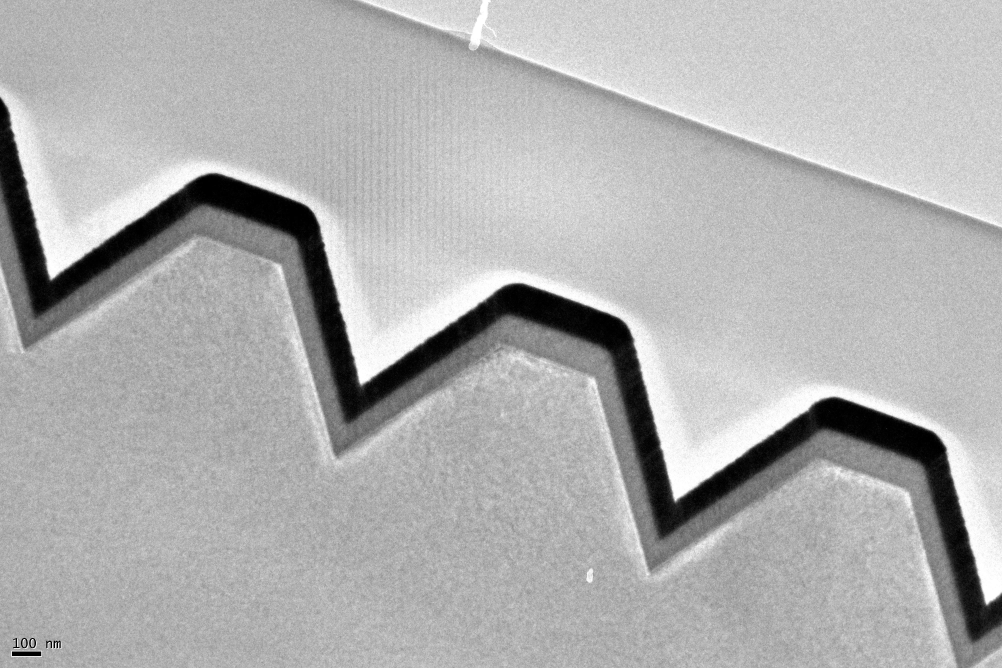
#> input picture mediums.jpg, 4008 x 2672 px, found by its file name (shown at 1/4 size)
$ jupyter execute --allow-errors Canny.ipynb   (shell and % lines are left out)   (Python 2 division)   (older library calls are emulated)
#> lines starting #> are read from the running program, lines starting #| are printed output that depends on the picture; after the words box and inside, x2 and y2 are one past the last pixel; in counts of white or black regions, pixels touching at a corner belong together
[cell 1]
# loading llibraries
import inspect
from PIL import *
from IPython.html.widgets import FloatSliderWidget as FloatSlider
from IPython.html.widgets import interactive
from skimage import feature
from cv2 import Canny
import numpy as np
import scipy
from matplotlib import pyplot as plt
from math import hypot, pi, cos, sin
import cv2

[cell 2]
# loading required image files
img = cv2.imread('C:\\Users\\Dmi\\Desktop\\MatLab\\Python scripts\\PhD\\mediums.jpg')
#> img is the input picture: shape (2672, 4008, 3); min 0, max 255, mean 175.3
img = cv2.cvtColor(img, cv2.COLOR_BGR2GRAY)
#> img: shape (2672, 4008)
#> (printed output is left out)
type(img)
#> (the rest of this cell did not finish here and is left out)

[cell 3]
# blurring the image
blurred1 = cv2.GaussianBlur(img, (11,11), 10)
blurred2 = cv2.GaussianBlur(img, (21,21), 20)
#blurred3 = cv2.GaussianBlur(img, (31,31), 30)
#blurred4 = cv2.GaussianBlur(img, (41,41), 40)
#blurred5 = cv2.GaussianBlur(img, (51,51), 100)

[cell 4]
# blurring the image
sharpen = cv2.addWeighted(img, 2., blurred1, -1., 0 )
sharpen = cv2.addWeighted(sharpen, 2., blurred2, -1., 0 )
#sharpen = cv2.addWeighted(sharpen, 2., blurred5, -1., 0 )
#sharpen = cv2.addWeighted(sharpen, 2., blurred4, -1., 0 )
#sharpen = cv2.addWeighted(sharpen, 2., blurred5, -1., 0 )

[cell 5]
# median noise
median1 = cv2.medianBlur(sharpen, 15)

[cell 6]
print type(median1)
#| <class 'numpy.ndarray'>
print median1.shape
#| (2672, 4008)

plt.imshow(median1, cmap=plt.get_cmap('gray'))
#> (this line was passed over: IPython is not available in this run)
cv2.imwrite('C:\\Users\\Dmi\\Desktop\\MatLab\\Python scripts\\PhD\\graye_scale.jpg',median1)
plt.show()

[cell 7]
# canny for edges finding
edges = cv2.Canny(median1,100, 150)
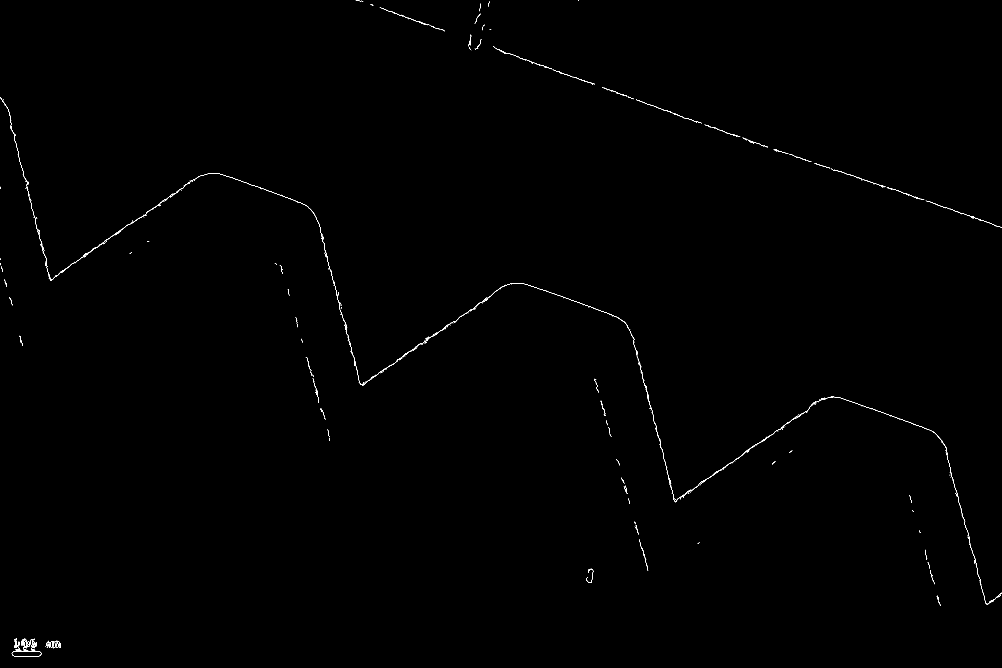
#> edges: shape (2672, 4008) (shown at 1/4 size); 0.15% white in thin lines or dots
cv2.imwrite('C:\\Users\\Dmi\\Desktop\\MatLab\\Python scripts\\PhD\\canny.jpg',edges)
plt.imshow(edges)
#> (this line was passed over: IPython is not available in this run)
plt.show()

[cell 8]
def hough(im, ntx=460, mry=360):
    "Calculate Hough transform."
    pim = im.load()
    nimx, mimy = im.size
    mry = int(mry/2)*2          #Make sure that this is even
    him = Image.new("L", (ntx, mry), 255)
    phim = him.load()

    rmax = hypot(nimx, mimy)
    dr = rmax / (mry/2)
    dth = pi / ntx

    for jx in xrange(nimx):
        for iy in xrange(mimy):
            col = pim[jx, iy]
            if col == 255: continue
            for jtx in xrange(ntx):
                th = dth * jtx
                r = jx*cos(th) + iy*sin(th)
                iry = mry/2 + int(r/dr+0.5)
                phim[jtx, iry] -= 1
    return him

[cell 9]
edges1 = scipy.misc.toimage(edges)
#cann = hough(edges1)
#cv2.imwrite('C:\\Users\\Dmi\\Desktop\\MatLab\\Python scripts\\PhD\\canny1.jpg',cann)

[cell 10]
lines = cv2.HoughLinesP(edges,
                        10,
                        np.pi/180,
                        300)
#> lines = 1772 rows, first 6: [3891, 866, 3892, 866], [3759, 823, 3764, 824], [2629, 429, 2630, 429], [3795, 835, 3796, 835], [3872, 861, 3876, 862], [2925, 537, 2932, 539]
                        #minLineLength,
                        #maxLineGap)

print(lines)
#> (printed output is left out)
for x in lines:
    print(x)
    for x1, y1, x2, y2 in x:
        cv2.line(median1,(x1,y1),(x2,y2),(0,255,0),2)
#> this loop made 1772 passes
#| [[3891  866 3892  866]]
#| [[3759  823 3764  824]]
#| [[2629  429 2630  429]]
#| [[3795  835 3796  835]]
#| [[3872  861 3876  862]]
#| [[2925  537 2932  539]]
#| [[3707  804 3712  805]]
#| [[2670  444 2680  447]]
#> (further printed lines are left out)
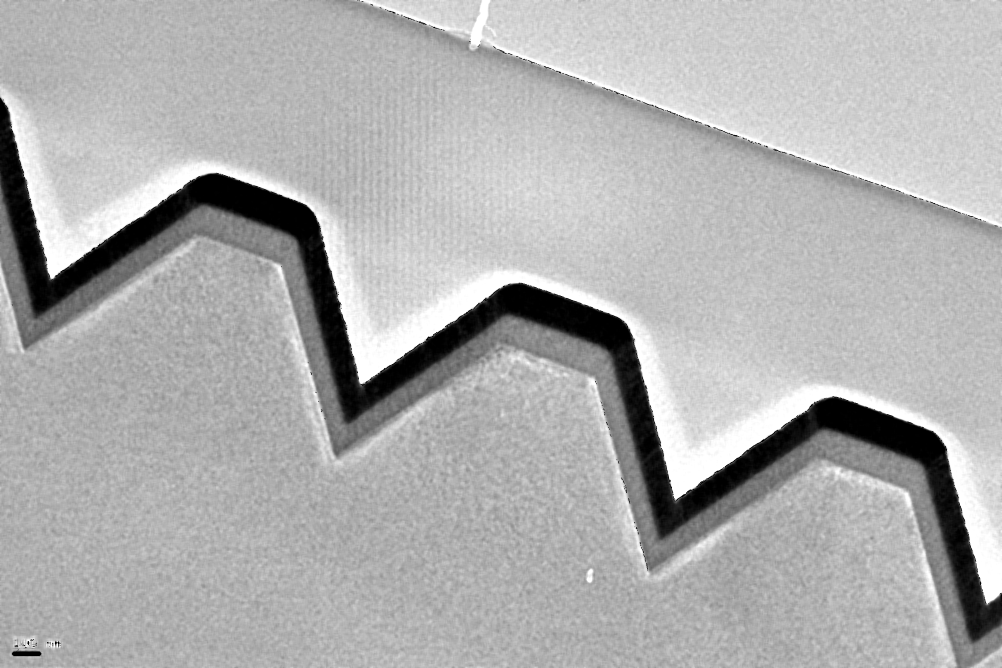
#> median1: shape (2672, 4008) (shown at 1/4 size); min 0, max 255, mean 174.7
cv2.imwrite('C:\\Users\\Dmi\\Desktop\\MatLab\\Python scripts\\PhD\\houghlines.jpg',median1)

lines = cv2.HoughLines(edges,1,np.pi/180,200)
#> lines = [[-496, 1.92], [-446, 1.9], [3193, 0.96], [1031, 0.96], [346, 1.92]]
for x in lines:
    for rho,theta in x:
        a = np.cos(theta)
        b = np.sin(theta)
        x0 = a*rho
        y0 = b*rho
        x1 = int(x0 + 1000*(-b))
        y1 = int(y0 + 1000*(a))
        x2 = int(x0 - 1000*(-b))
        y2 = int(y0 - 1000*(a))

        cv2.line(median1,(x1,y1),(x2,y2),(0,0,255),2)
#> this loop made 5 passes
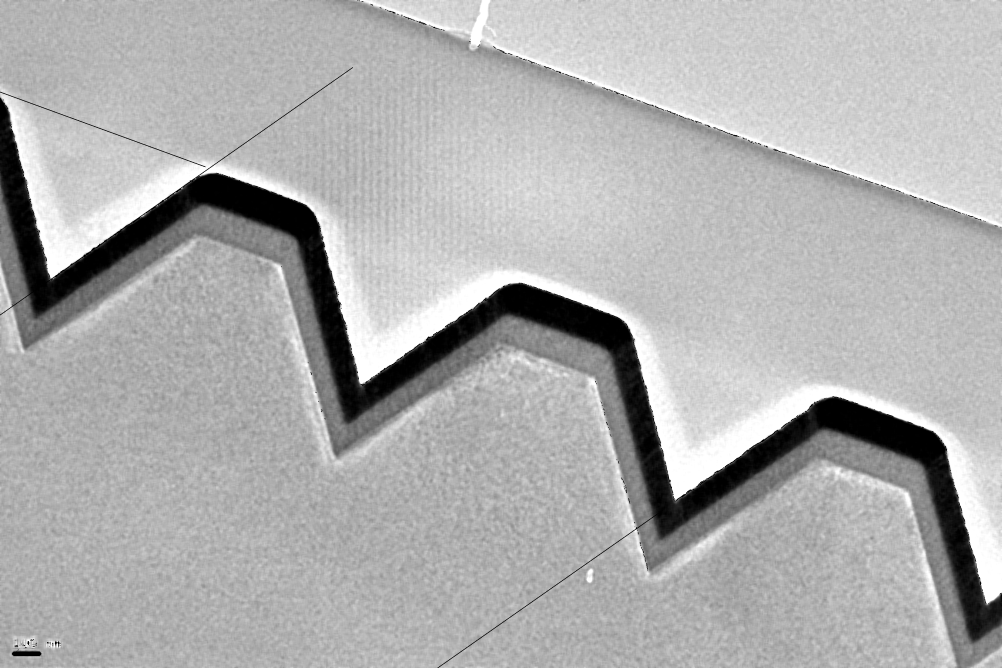
#> median1: shape (2672, 4008) (shown at 1/4 size); 0.09% of pixels changed, all inside (x1, y1, x2, y2) = (0, 269, 2652, 2672)

cv2.imwrite('C:\\Users\\Dmi\\Desktop\\MatLab\\Python scripts\\PhD\\houghlines3.jpg',median1)
#> Out = True

[cell 11]
plt.imshow(edges)
#> (this line was passed over: IPython is not available in this run)
